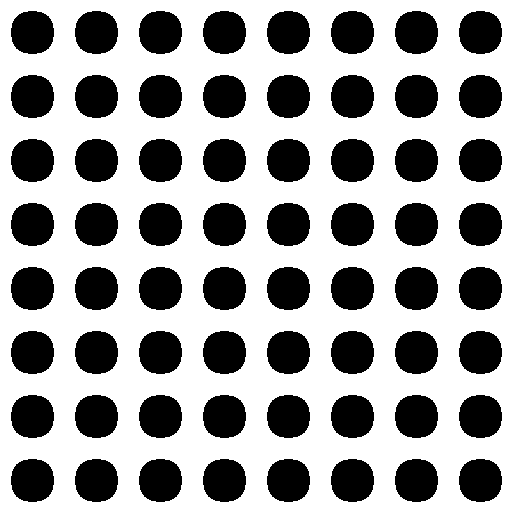
%> input picture HW3/lattice_bigCircles_big_grid.tif, 512 x 512 px
$ octave BE601HW3_Prob1a.m   (GNU Octave 9; MATLAB toolbox functions it lacks are replaced by stand-ins)
%> lines starting %> are read from the running program, lines starting %| are printed output that depends on the picture; in (x1, y1, x2, y2) boxes, pixels count from 0 and x2, y2 are one past the last pixel; in counts of white or black regions, pixels touching at a corner belong together; the program's own positions count from 1
%% BE 601 HW3 Part 1a
clear all
close all
clc

H = 0.5 * [1 0 0; 0 0 0; 0 0 -1];
X = imread('lattice_bigCircles_big_grid.tif');
%> X is the input picture: size 512x512 uint8; 63% white; 64 black regions, largest, box (x1, y1, x2, y2) and area: (203, 11, 246, 54) 1517, (267, 11, 310, 54) 1517, (331, 11, 374, 54) 1517
imshow(X)
title('Original Image')

X = double(X);

f2 = figure('name', 'pcolor plot of X');
h = pcolor(X);
%Because all I see is a black image I removed edge colors to see the
%features
h.EdgeColor = 'none';

hold on
colormap(copper)
colorbar
xlabel('x-axis (pixels)');
ylabel('y-axis (pixels)');
title('pcolor plot of X');
set(gca, 'YDir', 'reverse');
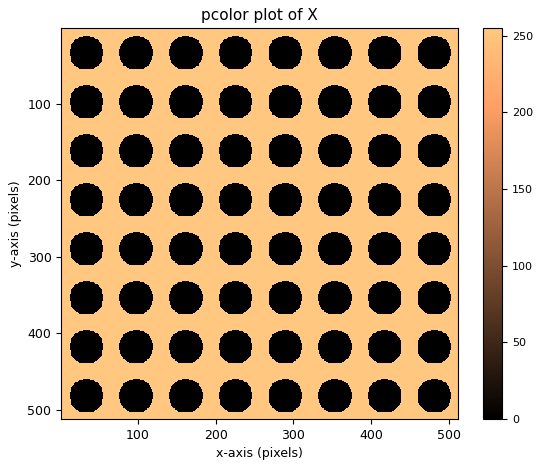
%> figure redrawn from the program's plot data


Y = conv2(X, H);
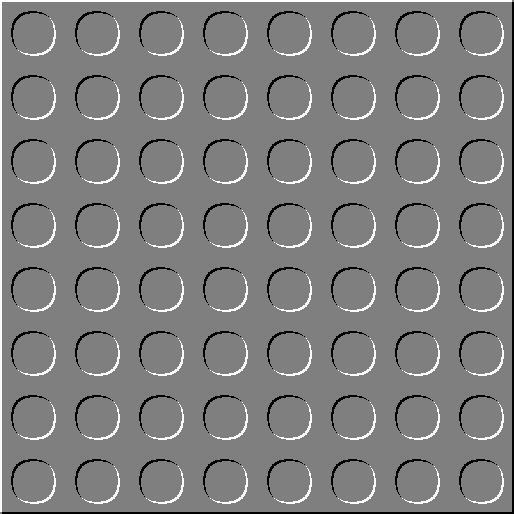
%> Y: size 514x514 double; min -127.5, max 127.5, mean 0; drawn with min black and max white

f3 = figure('name', 'pcolor plot of post-filtered image Y');
h1 = pcolor(Y);
%Because all I see is a black image I removed edge colors to see the
%features
h1.EdgeColor = 'none';
title('pcolor plot of post-filtered image Y');
hold on
colormap(copper)
colorbar
caxis([-250 250]);
set(gca, 'YDir', 'reverse');
xlabel('x-axis (pixels)');
ylabel('y-axis (pixels)');
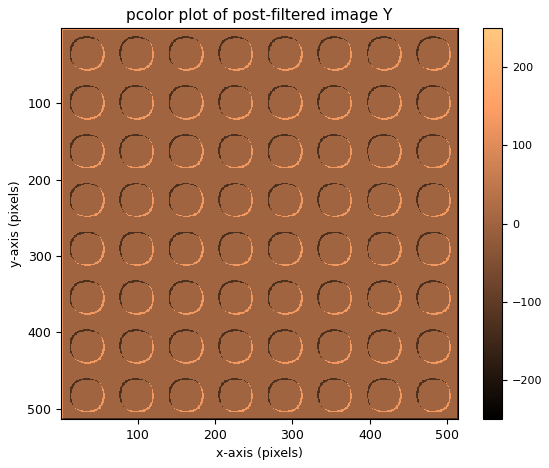
%> figure redrawn from the program's plot data

Y = uint8(Y);
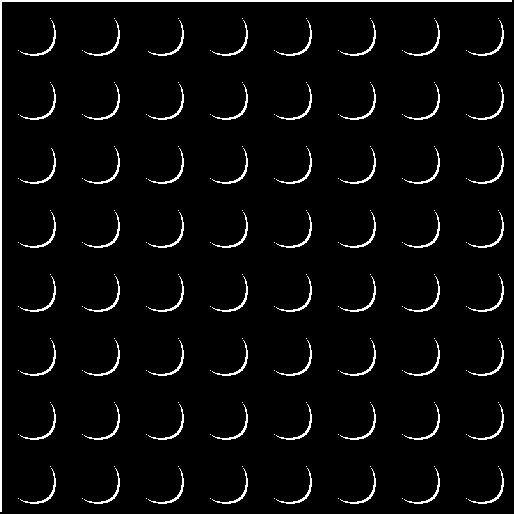
%> Y: size 514x514 uint8; values 0 (black) and 128 (white), 3.9% white in thin lines or dots
f4 = figure('name', 'Post Filtered Image Y');
imshow(Y)
title('Post-Filtered Image')

%disp answer to give me a plausible, mathematical (calculus-based) explanation
% on why the action of ?[?,?]is to highlight uni-directional edges on our input data.

disp('H[m,n] highlights uni-directional edges as du/dx(center diagonal)')
